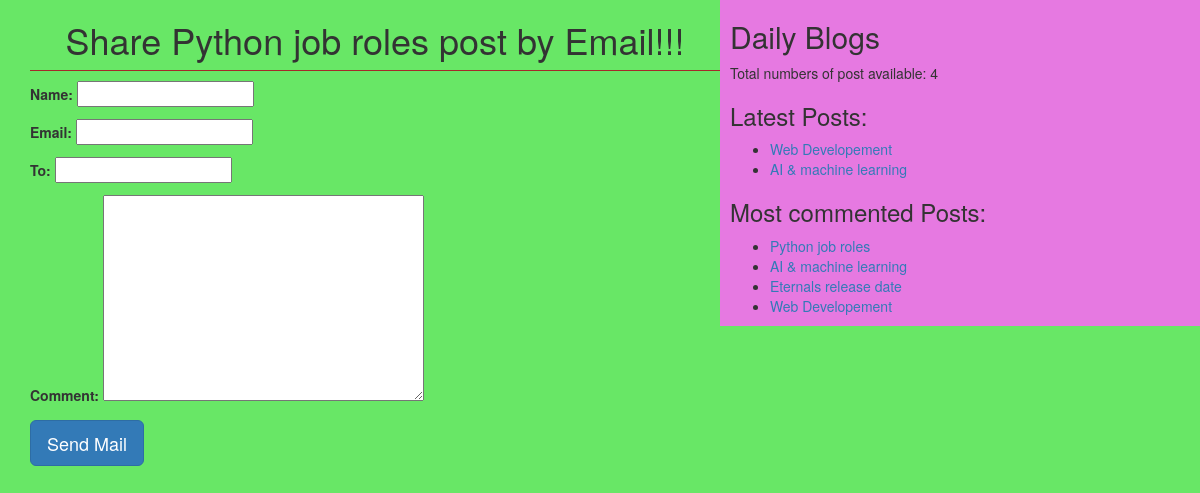
Page /3/share on the committed database.
### blog/models.py (models this page shows, shortened)
class Post(models.Model):
  STATUS_CHOICES = (('draft', 'Draft'),('published', 'Published'))
  title = models.CharField(max_length=256)
  slug = models.SlugField(max_length=264, unique_for_date='publish')
  author = models.ForeignKey(User, on_delete=models.CASCADE, related_name='blog_posts')
  body = models.TextField()
  publish = models.DateTimeField(default=timezone.now)
  created = models.DateTimeField(auto_now_add=True)
  updated = models.DateTimeField(auto_now=True)
  status = models.CharField(max_length=10, choices=STATUS_CHOICES, default='draft')
  objects = CustomModelManager()
  tags = TaggableManager()
  class Meta:
    ordering = ('-publish',)
  def get_absolute_url(self):
    return reverse('post_detail', args=[self.publish.year, self.publish.strftime('%m'), self.publish.strftime('%d'), self.slug])

### blog/views.py (the view)
# urls.py: path('<id>/share', views.mail_send_view)
def mail_send_view(request, id):
  post = get_object_or_404(Post, id=id, status='published')
  form = EmailSendForm()
  return render(request, 'blog/sharebyemail.html', {'form':form, 'post':post})

### blog/forms.py
class EmailSendForm(forms.Form):
  name = forms.CharField()
  email =  forms.EmailField()
  to = forms.EmailField()
  comment = forms.CharField(required=False, widget=forms.Textarea)

### blog/models.py (called while the page is built)
  def get_queryset(self):
    return super().get_queryset().filter(status='published')

### blog/templatetags/blog_tags.py (called while the page is built)
@register.simple_tag(name='my_tag')
def total_posts():
  return Post.objects.count()

@register.inclusion_tag('blog/latest_posts.html')
def show_latest_posts(count=2):
  latest_posts =  Post.objects.order_by('-publish')[:count]
  return {'latest_posts':latest_posts}

@register.simple_tag()
def get_most_commented_posts(count=10):
  return Post.objects.annotate(total_comments=Count('comments')).order_by('total_comments')[:count]

### templates/blog/sharebyemail.html (shortened to what this page needs)
{% extends 'blog/base.html' %}
{% block content %}
<h1>Share {{post.title}} post by Email!!!</h1>
<form method="POst">
  {{form.as_p}}
  <input type="submit" class="btn btn-lg btn-primary" value="Send Mail">
</form>
{% endblock content %}

### templates/blog/base.html (shortened to what this page needs)
<!DOCTYPE html>
{% load blog_tags %}
{% load static %}
<html lang="en">
<head>
  <link rel="stylesheet" href="https://maxcdn.bootstrapcdn.com/bootstrap/3.3.7/css/bootstrap.min.css"
>
    <link rel="stylesheet" href="{% static 'css/blog.css' %}">
</head>
<body>
  <div class="content">
    {% block content %}
    {% endblock content %}
  </div>
  <div class="sidebar">
    <h2>Daily Blogs</h2>
    <p>Total numbers of post available: <span id="pcount">{% my_tag %}</span></p>
    <h3>Latest Posts:</h3>{% show_latest_posts %}
    <h3>Most commented Posts:</h3>
    {%get_most_commented_posts as most_commented_posts%}
    <ul>
      {% for post in most_commented_posts %}
        <li><a href="{{post.get_absolute_url}}">{{post.title}}</a></li>
      {% endfor %}
    </ul>
  </div>
</body>
</html>

### templates/blog/latest_posts.html
<ul>
  {% for post in latest_posts %}
    <li><a href="{{post.get_absolute_url}}">{{post.title}}</a></li>
  {% endfor %}
</ul>

### static/css/blog.css (style rules this page uses)
.content { width: 60%; float: left; padding: 0 0 0 30px; background: rgb(104, 231, 102); height: 100%; }
.sidebar { width: 40%; float: right; padding-left: 10px; background: rgb(230, 121, 225); height: 100%; }
h1 { text-align: center; border-bottom: 1px solid brown; padding-bottom: 10px; }
body { background: rgb(104, 231, 102); }

### rows in the picture
Post: title "Python job roles"
Post: title "Web Developement"
Post: title "AI & machine learning"
Post: title "Eternals release date"
